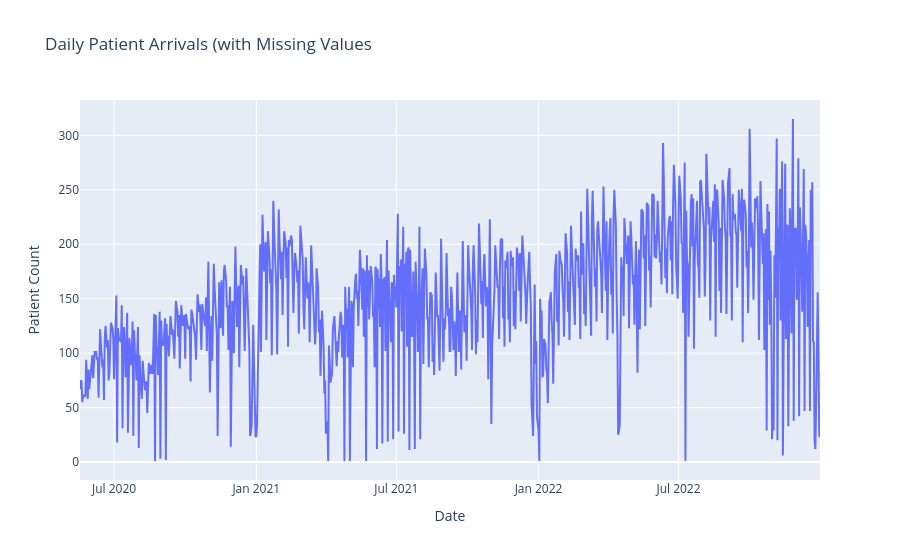

Here is the notebook cell this chart was saved with:
### Markdown cell above
## Visualize the Data

### Code cell
fig = go.Figure()

# Add scatter trace for patients
fig.add_trace(go.Scatter(x=df.index, y=df['Patients'], 
                          mode='lines', 
                          name='Number of Patients'))

# Add markers for missing values
missing_dates = df[df['Patients'].isna()].index
missing_values_trace = go.Scatter(x=missing_dates, y=[df['Patients'].min()]*len(missing_dates),
                                  mode='markers', marker=dict(color='red', symbol='x'),
                                  name='Missing Values')
fig.add_trace(missing_values_trace)

# Set plot title and axis labels
fig.update_layout(title='Daily Patient Arrivals (with Missing Values',
                  xaxis_title='Date', yaxis_title='Patient Count')

# Show plot
fig.show()

### Figure 1 — Plotly figure (JSON) as saved in the notebook; plotly's stock layout.template omitted (floating-point values rounded to 4 significant figures; data arrays with more than 128 entries replaced by an {"elided": "..."} marker saying what was removed)
{"data": [{"mode": "lines", "name": "Number of Patients", "type": "scatter", "x": {"elided": "958 str values"}, "y": {"elided": "958 float values"}}, {"marker": {"color": "red", "symbol": "x"}, "mode": "markers", "name": "Missing Values", "type": "scatter", "x": [], "y": []}], "layout": {"title": {"text": "Daily Patient Arrivals (with Missing Values"}, "xaxis": {"title": {"text": "Date"}}, "yaxis": {"title": {"text": "Patient Count"}}}}
